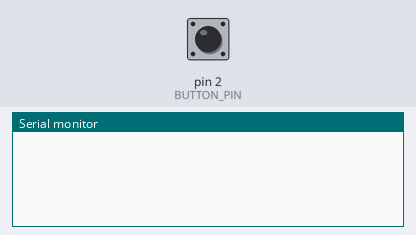
A sketch run on a simulated Arduino Uno, built with avr-gcc and run on an emulated ATmega328P. Shown: the last lines printed to the serial monitor. Inputs (shaded band) come from the test bench; at power-on: pin 2 (BUTTON_PIN) LOW.

Above: at 1.2 s.
1.3 s: pin 2 (BUTTON_PIN) pulled HIGH for 0.15 s
At 2.3 s:
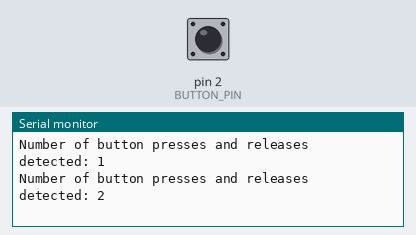
2.9 s: pin 2 (BUTTON_PIN) pulled HIGH for 1 s
At 4.7 s:
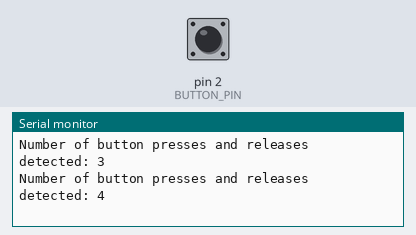
5.4 s: pin 2 (BUTTON_PIN) pulled HIGH for 0.15 s
At 6.6 s:
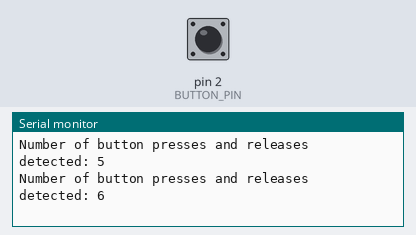
Timing chart, 0 to 8.4 s (numbered marks = the images above; inputs shaded):
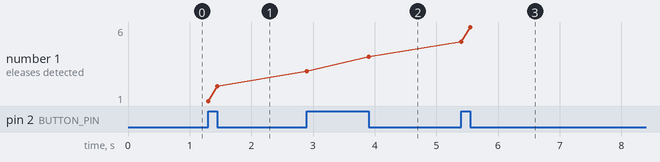

The sketch:

problem.ino
```cpp
// Make sure the counter only increases by 1 every button press and release
// Hint:
// https://docs.arduino.cc/built-in-examples/digital/Debounce

const int BUTTON_PIN = 2;

int counter = 0;

bool previousButtonState = false;

void setup() {
  Serial.begin(9600);

  pinMode(BUTTON_PIN, INPUT);
}

void loop() {
  bool buttonState = digitalRead(BUTTON_PIN);

  if (buttonState != previousButtonState)
  {
    counter += 1;
    Serial.print("Number of button presses and releases detected: ");
    Serial.println(counter);
  }

  previousButtonState = buttonState;
}
```

Measured:
- after the input at 1.3 s, the serial monitor: prints a new line at once (image 1)
- after the input at 2.9 s, the serial monitor: prints a new line at once (image 2)
- after the input at 5.4 s, the serial monitor: prints a new line at once (image 3)
- plotted number 1: 2 → 4 after the input at 2.9 s, 4 → 6 after the input at 5.4 s
